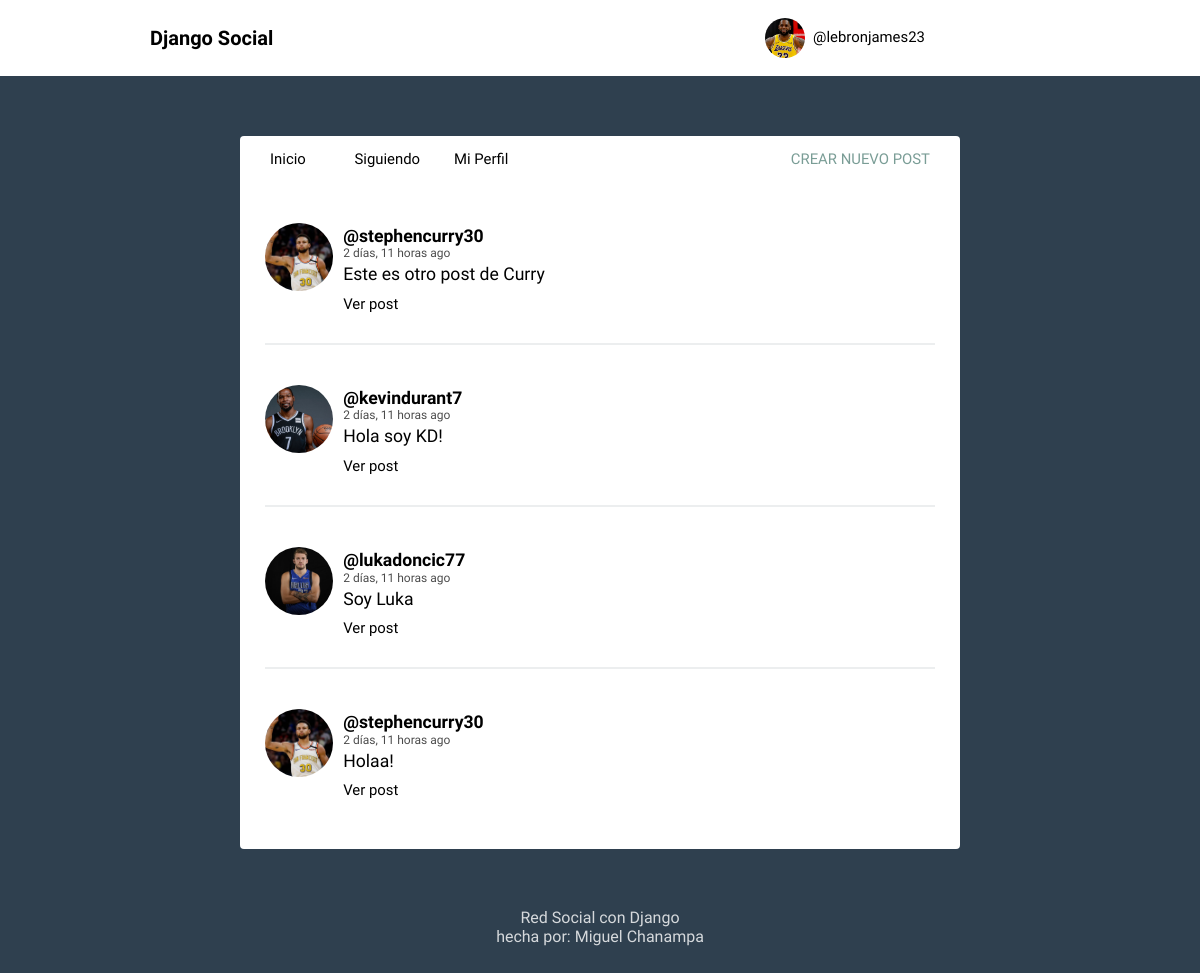
Page /feed/lebronjames23/ (signed in) on the committed database.
### red_social/models.py (models this page shows, shortened)
class Profile(models.Model):
    user = models.OneToOneField(User, on_delete=models.CASCADE)
    image = models.ImageField(null=True, blank=True, upload_to='media', default='default.png')
    def following(self):
        user_ids = Relationship.objects.filter(from_user=self.user)\
                            .values_list('to_user_id', flat=True)
        return User.objects.filter(id__in=user_ids)

class Post(models.Model):
    user = models.ForeignKey(User, on_delete=models.CASCADE, related_name='posts')
    timestamp = models.DateTimeField(default=timezone.now)
    content = models.TextField()
    class Meta:
        ordering = ['-timestamp']

### red_social/views.py (the view)
# urls.py: path('feed/<str:username>/', feed_following, name='feed_following'),
@login_required
def feed_following(request, username):
    posts = Post.objects.all()
    context = {'posts': posts}
    return render(request, 'social/feed_following.html', context)

### red_social/templates/social/feed_following.html (shortened to what this page needs)
{% extends 'social/layout.html' %}
{% load humanize %}
{% block content %}
{% for post in posts %}
  {% if post.user in request.user.profile.following %}
    <article>
        <div class="container-article">
            <img src="{{ post.user.profile.image.url }}">
            <div>
                <h2 class="username"><a href="{% url 'profile' post.user.username %}">@{{post.user.username}}</a></h2>
                <time data-time="#">{{ post.timestamp|naturaltime }}</time>
                <div class="post">{{ post.content }}</div>
                <br>
                <a href="{% url 'post' post.id %}">Ver post</a>
            </div>
        </div>
    </article>
  {% endif %}
{% endfor %}
{% endblock %}

### red_social/templates/social/layout.html (shortened to what this page needs)
<!DOCTYPE html>
{% load static %}
<html>
<head>
	<link rel="stylesheet" type="text/css" href="{% static 'normalize.css' %}">
	<link rel="stylesheet" type="text/css" href="{% static 'style.css' %}">
	<link rel="stylesheet" type="text/css" href="{% static 'mystyle.css' %}">
</head>
<body>
	<header class="main-head">
		<nav class="main">
			<h1 id="logo">Django Social</h1>
			<ul>
				{% if request.user.is_authenticated %}
					<li class="dropdown">
						<a class="profile" href="{% url 'profile' request.user.username %}">
						<img class="post_comment" src="{{ request.user.profile.image.url }}">
							@{{ request.user.username }}
						</a>
					</li>
				{% else %}
					<li><a href="{% url 'register' %}">Registrarse</a></li>
					<li><a href="{% url 'login' %}">Iniciar Sesión</a></li>
				{% endif%}
			</ul>
		</nav>
	</header>
	<div class="main">
		<nav class="second-nav">
			<a class="feed" href="{% url 'feed' %}">Inicio</a>
			{% if request.user.is_authenticated %}
				<a class="feed" href="{% url 'feed_following' request.user.username %}">Siguiendo</a>
				<a class="profile" href="{% url 'profile' request.user.username %}">Mi Perfil</a>
				<a class="new" href="{% url 'post' %}">Crear nuevo post</a>
			{% endif %}
		</nav>
		{% block content %}
		{% endblock content %}
	</div>
	<footer>
		<div class="row">
			<p>Red Social con Django<br>hecha por: Miguel Chanampa</p>
		</div>
	</footer>
</body>
</html>

### red_social/static/style.css (style rules this page uses)
body { background: #2F404F; font-size: 62.5%; font-family: 'Varela Round', Helvetica, Arial, serif; }
.post_comment { margin-top: 10px; height: 40px !important; width: 40px !important; margin-right: 10px; border-radius: 50%; }
p { font-size: 1rem; }
img { object-fit: cover; }
.main-head { background: white; color: black; }
nav.main { min-height: 7vh; display: flex; width: 75%; margin: auto; align-items: center; padding: 0.5rem; }
nav.main ul { display: flex; flex: 1 1 40rem; justify-content: space-around; align-items: center; list-style: none; }
nav.main ul li a { display: flex; flex-direction: row; align-items: center; }
nav.main ul li a img { margin-top: 0; margin-bottom: 0; margin-right: .5rem; }
#logo { flex: 2 1 40rem; }
a { font-size: .93rem; text-decoration: none; color: black; }
.main { background: white; width: 60%; margin: 5% auto; border-radius: 4px; padding-bottom: 20px; }
.second-nav { display: flex; padding: 15px 30px; }
.second-nav .feed { flex: 1 1 30px; }
.second-nav .profile { flex: 1 1 30px; }
.second-nav .new { flex: 6 1 5rem; text-align: right; text-transform: uppercase; color: #7A9D96; }
article { width: 93%; margin: auto; padding: 30px 0; border-bottom: 2px solid #ECEEEF; }
.username { margin-bottom: .1rem; }
.username a { font-size: 1.1rem; }
.container-article { display: flex; }
.container-article img { margin-top: 10px; height: 68px; width: 68px; margin-right: 10px; border-radius: 50%; }
article:last-child { border-bottom: 0; }
time { font-size: .75rem; opacity: .7; }
.post { font-size: 1.1rem; margin-top: .2rem; }
.profile { display: flex; align-items: center; flex-direction: column; }
.profile img { height: 100px; width: 100px; margin-right: 10px; border-radius: 50%; margin: 20px; }
footer { color: white; text-align: center; font-size: .875em; margin: 40px 0; }
footer p { opacity: .8; }

### red_social/static/mystyle.css (style rules this page uses)
.post_comment { height: 32px; width: 32px; margin-right: 10px; border-radius: 50%; }
.dropdown { position: relative !important; display: inline-block !important; }

### rows in the picture
Post: user.profile.image (picture), user.username "stephencurry30", timestamp "2 días, 11 horas ago", content "Este es otro post de Curry"
Post: user.profile.image (picture), user.username "kevindurant7", timestamp "2 días, 11 horas ago", content "Hola soy KD!"
Post: user.profile.image (picture), user.username "lukadoncic77", timestamp "2 días, 11 horas ago", content "Soy Luka"
Post: user.profile.image (picture), user.username "stephencurry30", timestamp "2 días, 11 horas ago", content "Holaa!"

### other values in the picture
{{ request.user.username }} "lebronjames23"
